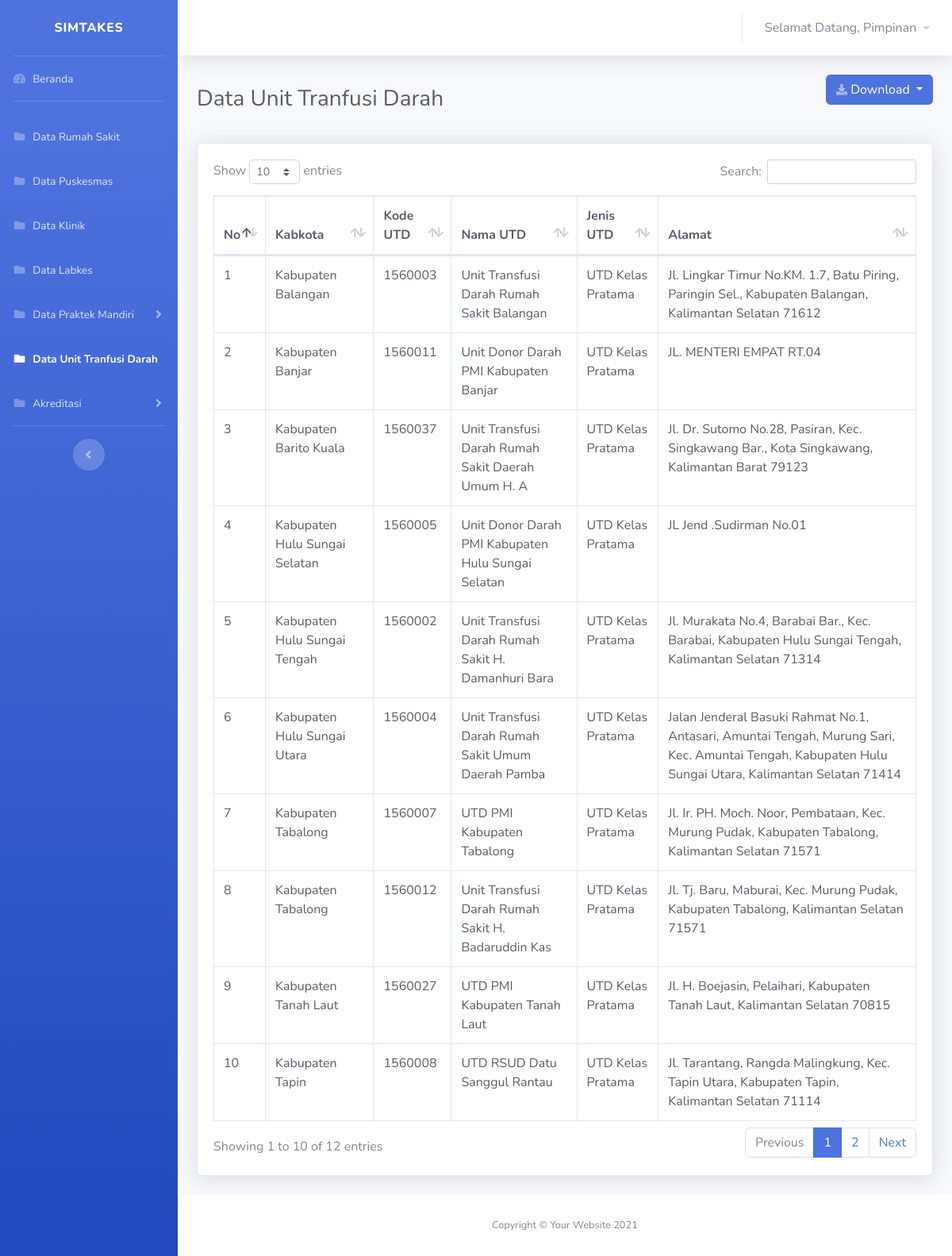
The page /views/pimpinan/transfusidarah/transfusidarah.php (signed in) on the database its author committed.
### tables this page shows
CREATE TABLE `user` (
  `id_user` int(11) NOT NULL,
  `username` varchar(30) NOT NULL,
  `nama` varchar(100) NOT NULL,
  `password` varchar(30) NOT NULL,
  `id_role` int(11) NOT NULL
);

CREATE TABLE `data_utd` (
  `idx` int(11) NOT NULL,
  `kabkota` varchar(50) NOT NULL,
  `kodeutd` varchar(50) NOT NULL,
  `namautd` varchar(50) NOT NULL,
  `jenisutd` varchar(50) NOT NULL,
  `alamat` varchar(255) NOT NULL
);

### koneksi.php (called while the page is built, shortened)
<?php
$koneksi = mysqli_connect("localhost", "root", "", "simtakes") or die(mysqli_error($koneksi));
$username = $_SESSION['username'];
$id_role = $_SESSION['id_role'];
function query($query)
{
    global $koneksi;
    $result = mysqli_query($koneksi, $query);
    $rows = [];
    while ($row = mysqli_fetch_assoc($result)) {
        $rows[] = $row;
    }
    return $rows;
}
?>

### views/pimpinan/transfusidarah/transfusidarah.php (the view, shortened to what this page needs)
<?php
require '../../../koneksi.php';
$transfusi = query("SELECT * FROM data_utd ORDER BY kabkota");
?>
<!DOCTYPE html>
<html lang="en">
<head>
    <link href="../../../vendor/fontawesome-free/css/all.min.css" rel="stylesheet" type="text/css">
    <link href="../../../css/sb-admin-2.min.css" rel="stylesheet">
    <link href="../../../vendor/datatables/dataTables.bootstrap4.min.css" rel="stylesheet">
</head>
<body id="page-top">
    <div id="wrapper">
        <ul class="navbar-nav bg-gradient-primary sidebar sidebar-dark accordion" id="accordionSidebar">
            <a class="sidebar-brand d-flex align-items-center justify-content-center" href="dashboard.php">
                <div class="sidebar-brand-text mx-3">SIMTAKES</div>
            </a>
            <hr class="sidebar-divider my-0">
            <li class="nav-item ">
                <a class="nav-link" href="../dashboard.php">
                    <i class="fas fa-fw fa-tachometer-alt"></i>
                    <span>Beranda</span></a>
            </li>
            <hr class="sidebar-divider">
            <li class="nav-item">
                <a class="nav-link" href="../rumahsakit/rumahsakit.php">
                <i class="fas fa-fw fa-folder"></i>
                    <span>Data Rumah Sakit</span></a>
            </li>
            <li class="nav-item ">
                <a class="nav-link " href="../puskesmas/puskesmas.php" >
                    <i class="fas fa-fw fa-folder"></i>
                    <span>Data Puskesmas</span>
                </a>
            </li>
            <li class="nav-item ">
                <a class="nav-link " href="../klinik/klinik.php" >
                    <i class="fas fa-fw fa-folder"></i>
                    <span>Data Klinik</span>
                </a>
            </li>
            <li class="nav-item">
                <a class="nav-link " href="../labkes/labkes.php" >
                    <i class="fas fa-fw fa-folder"></i>
                    <span>Data Labkes</span>
                </a>
            </li>
            <li class="nav-item ">
                <a class="nav-link collapsed" href="#" data-toggle="collapse" data-target="#collapsePages"
                    aria-expanded="true" aria-controls="collapsePages">
                    <i class="fas fa-fw fa-folder"></i>
                    <span>Data Praktek Mandiri</span>
                </a>
            </li>
            <li class="nav-item active">
                <a class="nav-link" href="">
                <i class="fas fa-fw fa-folder"></i>
                    <span>Data Unit Tranfusi Darah</span></a>
            </li>
            <li class="nav-item">
                <a class="nav-link collapsed" href="#" data-toggle="collapse" data-target="#collapseAkreditasi"
                    aria-expanded="true" aria-controls="collapseAkreditasi">
                    <i class="fas fa-fw fa-folder"></i>
                    <span>Akreditasi</span>
                </a>
            </li>
            <hr class="sidebar-divider d-none d-md-block">
            <div class="text-center d-none d-md-inline">
                <button class="rounded-circle border-0" id="sidebarToggle"></button>
            </div>
        </ul>
        <div id="content-wrapper" class="d-flex flex-column">
            <div id="content">
                <nav class="navbar navbar-expand navbar-light bg-white topbar mb-4 static-top shadow">
                    <ul class="navbar-nav ml-auto">
                        <li class="nav-item dropdown no-arrow">
                            <a class="nav-link dropdown-toggle" href="#" id="userDropdown" role="button"
                                data-toggle="dropdown" aria-haspopup="true" aria-expanded="false">
                                <span class="mr-2 d-none d-lg-inline text-gray-600">Selamat Datang,
                                <?php $index = mysqli_query($koneksi,"SELECT nama from user where username='$username' AND id_role = '$id_role'");
                                $row = mysqli_fetch_array($index);
                                if ($row && $row["nama"] == !'') {
                                echo $row['nama'];
                                }else
                                {
                                echo "no class";
                                }
                                ?>
                                </span>
                                    <i class="fas fa-caret-down fa-sm"></i>
                            </a>
                        </li>
                    </ul>
                </nav>
                <div class="container-fluid">
                    <div class="d-sm-flex align-items-center justify-content-between mb-4">
                        <h1 class="h3 mb-0 text-gray-800">Data Unit Tranfusi Darah</h1>
                        <div class="d-sm-flex align-items-center justify-content-between mb-4">
                            <div class="btn-group">
                                <button type="button" class="btn btn-primary dropdown-toggle " data-toggle="dropdown" aria-haspopup="true" aria-expanded="false"><i
                                    class="fas fa-download fa-sm text-white-50"></i>
                                    Download
                                </button>
                            </div>
                        </div>
                    </div>
                        <div class="card shadow mb-4">
                            <div class="card-body">
                                <div class="table-responsive">
                                    <table class="table table-bordered text-dark" id="dataTable" width="100%" cellspacing="0">
                                        <thead>
                                            <tr>
                                            <th>No</th>
                                            <th>Kabkota</th>
                                            <th>Kode UTD</th>
                                            <th>Nama UTD</th>
                                            <th>Jenis UTD</th>
                                            <th>Alamat</th>
                                            </tr>
                                        </thead>
                                        <tbody>
                                            <?php $no = 1; ?>
                                            <?php foreach ($transfusi as $tr) : ?>
                                            <tr>
                                                <td><?= $no++ ?></td>
                                                <td><?= $tr['kabkota'] ?></td>
                                                <td><?= $tr['kodeutd'] ?></td>
                                                <td><?= $tr['namautd'] ?></td>
                                                <td><?= $tr['jenisutd'] ?></td>
                                                <td><?= $tr['alamat'] ?></td>
                                            </tr>
                                            <?php endforeach ?>
                                        </tbody>
                                    </table>
                                </div>
                            </div>
                        </div>
                </div>
            </div>
            <footer class="sticky-footer bg-white">
                <div class="container my-auto">
                    <div class="copyright text-center my-auto">
                        <span>Copyright &copy; Your Website 2021</span>
                    </div>
                </div>
            </footer>
        </div>
    </div>
</body>
</html>

### rows shown on the page
user: nama "Pimpinan"
data_utd: kabkota "Kabupaten Balangan", kodeutd "1560003", namautd "Unit Transfusi Darah Rumah Sakit Balangan", jenisutd "UTD Kelas Pratama", alamat "Jl. Lingkar Timur No.KM. 1.7, Batu Piring, Paringin Sel., Kabupaten Balangan, Kalimantan Selatan 71612"
data_utd: kabkota "Kabupaten Banjar", kodeutd "1560011", namautd "Unit Donor Darah PMI Kabupaten Banjar", jenisutd "UTD Kelas Pratama", alamat "JL. MENTERI EMPAT RT.04"
data_utd: kabkota "Kabupaten Barito Kuala", kodeutd "1560037", namautd "Unit Transfusi Darah Rumah Sakit Daerah Umum H. A", jenisutd "UTD Kelas Pratama", alamat "Jl. Dr. Sutomo No.28, Pasiran, Kec. Singkawang Bar., Kota Singkawang, Kalimantan Barat 79123"
data_utd: kabkota "Kabupaten Hulu Sungai Selatan", kodeutd "1560005", namautd "Unit Donor Darah PMI Kabupaten Hulu Sungai Selatan", jenisutd "UTD Kelas Pratama", alamat "JL Jend .Sudirman No.01"
data_utd: kabkota "Kabupaten Hulu Sungai Tengah", kodeutd "1560002", namautd "Unit Transfusi Darah Rumah Sakit H. Damanhuri Bara", jenisutd "UTD Kelas Pratama", alamat "Jl. Murakata No.4, Barabai Bar., Kec. Barabai, Kabupaten Hulu Sungai Tengah, Kalimantan Selatan 71314"
data_utd: kabkota "Kabupaten Hulu Sungai Utara", kodeutd "1560004", namautd "Unit Transfusi Darah Rumah Sakit Umum Daerah Pamba", jenisutd "UTD Kelas Pratama", alamat "Jalan Jenderal Basuki Rahmat No.1, Antasari, Amuntai Tengah, Murung Sari, Kec. Amuntai Tengah, Kabupaten Hulu Sungai Utara, Kalimantan Selatan 71414"
data_utd: kabkota "Kabupaten Tabalong", kodeutd "1560007", namautd "UTD PMI Kabupaten Tabalong", jenisutd "UTD Kelas Pratama", alamat "Jl. Ir. PH. Moch. Noor, Pembataan, Kec. Murung Pudak, Kabupaten Tabalong, Kalimantan Selatan 71571"
data_utd: kabkota "Kabupaten Tabalong", kodeutd "1560012", namautd "Unit Transfusi Darah Rumah Sakit H. Badaruddin Kas", jenisutd "UTD Kelas Pratama", alamat "Jl. Tj. Baru, Maburai, Kec. Murung Pudak, Kabupaten Tabalong, Kalimantan Selatan 71571"
data_utd: kabkota "Kabupaten Tanah Laut", kodeutd "1560027", namautd "UTD PMI Kabupaten Tanah Laut", jenisutd "UTD Kelas Pratama", alamat "Jl. H. Boejasin, Pelaihari, Kabupaten Tanah Laut, Kalimantan Selatan 70815"
data_utd: kabkota "Kabupaten Tapin", kodeutd "1560008", namautd "UTD RSUD Datu Sanggul Rantau", jenisutd "UTD Kelas Pratama", alamat "Jl. Tarantang, Rangda Malingkung, Kec. Tapin Utara, Kabupaten Tapin, Kalimantan Selatan 71114"
